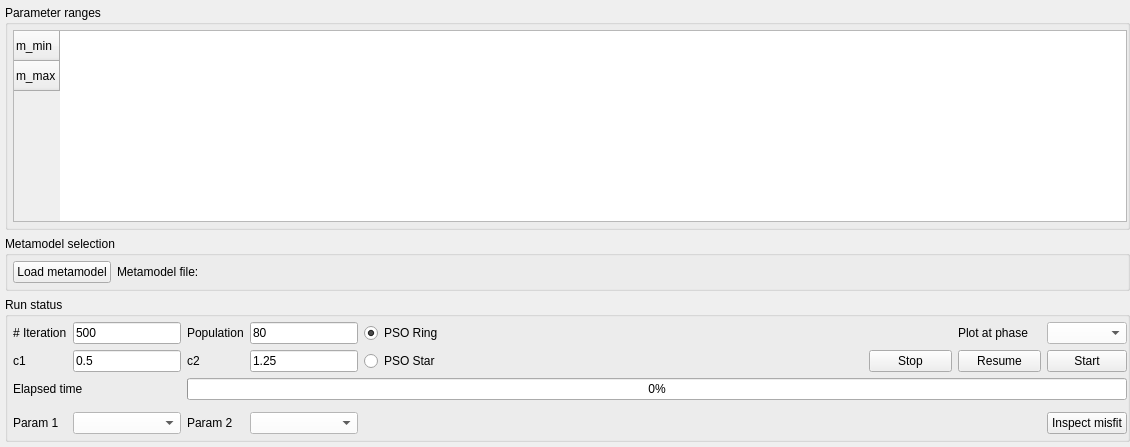
           <widget class="QWidget" name="tab_12">
            <attribute name="title">
             <string>PSO</string>
            </attribute>
            <layout class="QVBoxLayout" name="verticalLayout_18">
             <property name="leftMargin">
              <number>5</number>
             </property>
             <property name="topMargin">
              <number>5</number>
             </property>
             <property name="rightMargin">
              <number>0</number>
             </property>
             <property name="bottomMargin">
              <number>5</number>
             </property>
             <item>
              <widget class="QGroupBox" name="groupBox_31">
               <property name="sizePolicy">
                <sizepolicy hsizetype="Preferred" vsizetype="Minimum">
                 <horstretch>0</horstretch>
                 <verstretch>0</verstretch>
                </sizepolicy>
               </property>
               <property name="title">
                <string>Parameter ranges</string>
               </property>
               <layout class="QGridLayout" name="gridLayout_39">
                <property name="leftMargin">
                 <number>5</number>
                </property>
                <property name="topMargin">
                 <number>5</number>
                </property>
                <property name="rightMargin">
                 <number>0</number>
                </property>
                <property name="bottomMargin">
                 <number>5</number>
                </property>
                <item row="0" column="0">
                 <widget class="QTableWidget" name="tableWidget_5">
                  <property name="sizePolicy">
                   <sizepolicy hsizetype="Expanding" vsizetype="Minimum">
                    <horstretch>0</horstretch>
                    <verstretch>0</verstretch>
                   </sizepolicy>
                  </property>
                  <row>
                   <property name="text">
                    <string>m_min</string>
                   </property>
                  </row>
                  <row>
                   <property name="text">
                    <string>m_max</string>
                   </property>
                  </row>
                 </widget>
                </item>
               </layout>
              </widget>
             </item>
             <item>
              <widget class="QGroupBox" name="groupBox_34">
               <property name="title">
                <string>Metamodel selection</string>
               </property>
               <layout class="QGridLayout" name="gridLayout_44">
                <property name="leftMargin">
                 <number>5</number>
                </property>
                <property name="topMargin">
                 <number>5</number>
                </property>
                <property name="rightMargin">
                 <number>0</number>
                </property>
                <property name="bottomMargin">
                 <number>5</number>
                </property>
                <item row="0" column="0">
                 <widget class="QPushButton" name="pushButton_85">
                  <property name="text">
                   <string>Load metamodel</string>
                  </property>
                 </widget>
                </item>
                <item row="0" column="1">
                 <widget class="QLabel" name="label_73">
                  <property name="sizePolicy">
                   <sizepolicy hsizetype="Expanding" vsizetype="Preferred">
                    <horstretch>0</horstretch>
                    <verstretch>0</verstretch>
                   </sizepolicy>
                  </property>
                  <property name="text">
                   <string>Metamodel file:</string>
                  </property>
                 </widget>
                </item>
               </layout>
              </widget>
             </item>
             <item>
              <widget class="QGroupBox" name="groupBox_42">
               <property name="title">
                <string>Run status</string>
               </property>
               <layout class="QGridLayout" name="gridLayout_45">
                <property name="leftMargin">
                 <number>5</number>
                </property>
                <property name="topMargin">
                 <number>5</number>
                </property>
                <property name="rightMargin">
                 <number>0</number>
                </property>
                <property name="bottomMargin">
                 <number>5</number>
                </property>
                <item row="1" column="4">
                 <widget class="QRadioButton" name="radioButton_11">
                  <property name="text">
                   <string>PSO Star</string>
                  </property>
                 </widget>
                </item>
                <item row="0" column="4">
                 <widget class="QRadioButton" name="radioButton_10">
                  <property name="text">
                   <string>PSO Ring</string>
                  </property>
                  <property name="checked">
                   <bool>true</bool>
                  </property>
                 </widget>
                </item>
                <item row="3" column="0" colspan="13">
                 <widget class="QWidget" name="widget_4" native="true">
                  <property name="sizePolicy">
                   <sizepolicy hsizetype="Preferred" vsizetype="Expanding">
                    <horstretch>0</horstretch>
                    <verstretch>0</verstretch>
                   </sizepolicy>
                  </property>
                  <property name="styleSheet">
                   <string notr="true">background-color: rgb(255, 255, 255);</string>
                  </property>
                 </widget>
                </item>
                <item row="2" column="0" colspan="2">
                 <widget class="QLabel" name="label_95">
                  <property name="text">
                   <string>Elapsed time</string>
                  </property>
                 </widget>
                </item>
                <item row="4" column="1">
                 <widget class="QComboBox" name="comboBox_26">
                  <property name="styleSheet">
                   <string notr="true">background-color: rgb(255, 255, 255);</string>
                  </property>
                 </widget>
                </item>
                <item row="0" column="3">
                 <widget class="QLineEdit" name="lineEdit_52">
                  <property name="sizePolicy">
                   <sizepolicy hsizetype="Preferred" vsizetype="Fixed">
                    <horstretch>0</horstretch>
                    <verstretch>0</verstretch>
                   </sizepolicy>
                  </property>
                  <property name="text">
                   <string>80</string>
                  </property>
                 </widget>
                </item>
                <item row="1" column="3">
                 <widget class="QLineEdit" name="lineEdit_54">
                  <property name="sizePolicy">
                   <sizepolicy hsizetype="Preferred" vsizetype="Fixed">
                    <horstretch>0</horstretch>
                    <verstretch>0</verstretch>
                   </sizepolicy>
                  </property>
                  <property name="text">
                   <string>1.25</string>
                  </property>
                 </widget>
                </item>
                <item row="0" column="0">
                 <widget class="QLabel" name="label_86">
                  <property name="text">
                   <string># Iteration</string>
                  </property>
                 </widget>
                </item>
                <item row="1" column="0">
                 <widget class="QLabel" name="label_93">
                  <property name="text">
                   <string>c1</string>
                  </property>
                 </widget>
                </item>
                <item row="1" column="12">
                 <widget class="QPushButton" name="pushButton_86">
                  <property name="text">
                   <string>Start</string>
                  </property>
                 </widget>
                </item>
                <item row="4" column="0">
                 <widget class="QLabel" name="label_96">
                  <property name="text">
                   <string>Param 1</string>
                  </property>
                 </widget>
                </item>
                <item row="4" column="12">
                 <widget class="QPushButton" name="pushButton_89">
                  <property name="text">
                   <string>Inspect misfit</string>
                  </property>
                 </widget>
                </item>
                <item row="2" column="2" colspan="11">
                 <widget class="QProgressBar" name="progressBar_4">
                  <property name="value">
                   <number>0</number>
                  </property>
                 </widget>
                </item>
                <item row="4" column="5" colspan="7">
                 <spacer name="horizontalSpacer_42">
                  <property name="orientation">
                   <enum>Qt::Horizontal</enum>
                  </property>
                  <property name="sizeHint" stdset="0">
                   <size>
                    <width>592</width>
                    <height>20</height>
                   </size>
                  </property>
                 </spacer>
                </item>
                <item row="1" column="10">
                 <widget class="QPushButton" name="pushButton_88">
                  <property name="text">
                   <string>Stop</string>
                  </property>
                 </widget>
                </item>
                <item row="0" column="1">
                 <widget class="QLineEdit" name="lineEdit_50">
                  <property name="sizePolicy">
                   <sizepolicy hsizetype="Preferred" vsizetype="Fixed">
                    <horstretch>0</horstretch>
                    <verstretch>0</verstretch>
                   </sizepolicy>
                  </property>
                  <property name="text">
                   <string>500</string>
                  </property>
                 </widget>
                </item>
                <item row="1" column="11">
                 <widget class="QPushButton" name="pushButton_87">
                  <property name="text">
                   <string>Resume</string>
                  </property>
                 </widget>
                </item>
                <item row="1" column="2">
                 <widget class="QLabel" name="label_94">
                  <property name="text">
                   <string>c2</string>
                  </property>
                 </widget>
                </item>
                <item row="4" column="3">
                 <widget class="QComboBox" name="comboBox_27">
                  <property name="styleSheet">
                   <string notr="true">background-color: rgb(255, 255, 255);</string>
                  </property>
                 </widget>
                </item>
                <item row="1" column="1">
                 <widget class="QLineEdit" name="lineEdit_53">
                  <property name="sizePolicy">
                   <sizepolicy hsizetype="Preferred" vsizetype="Fixed">
                    <horstretch>0</horstretch>
                    <verstretch>0</verstretch>
                   </sizepolicy>
                  </property>
                  <property name="text">
                   <string>0.5</string>
                  </property>
                 </widget>
                </item>
                <item row="0" column="2">
                 <widget class="QLabel" name="label_87">
                  <property name="text">
                   <string>Population</string>
                  </property>
                 </widget>
                </item>
                <item row="4" column="2">
                 <widget class="QLabel" name="label_97">
                  <property name="text">
                   <string>Param 2</string>
                  </property>
                 </widget>
                </item>
                <item row="0" column="12">
                 <widget class="QComboBox" name="comboBox_51">
                  <property name="styleSheet">
                   <string notr="true">background-color: rgb(255, 255, 255);</string>
                  </property>
                 </widget>
                </item>
                <item row="0" column="11">
                 <widget class="QLabel" name="label_157">
                  <property name="text">
                   <string>Plot at phase</string>
                  </property>
                 </widget>
                </item>
                <item row="0" column="5" colspan="5">
                 <spacer name="horizontalSpacer_39">
                  <property name="orientation">
                   <enum>Qt::Horizontal</enum>
                  </property>
                  <property name="sizeHint" stdset="0">
                   <size>
                    <width>40</width>
                    <height>20</height>
                   </size>
                  </property>
                 </spacer>
                </item>
                <item row="1" column="5" colspan="5">
                 <spacer name="horizontalSpacer_41">
                  <property name="orientation">
                   <enum>Qt::Horizontal</enum>
                  </property>
                  <property name="sizeHint" stdset="0">
                   <size>
                    <width>120</width>
                    <height>20</height>
                   </size>
                  </property>
                 </spacer>
                </item>
               </layout>
              </widget>
             </item>
            </layout>
           </widget>
